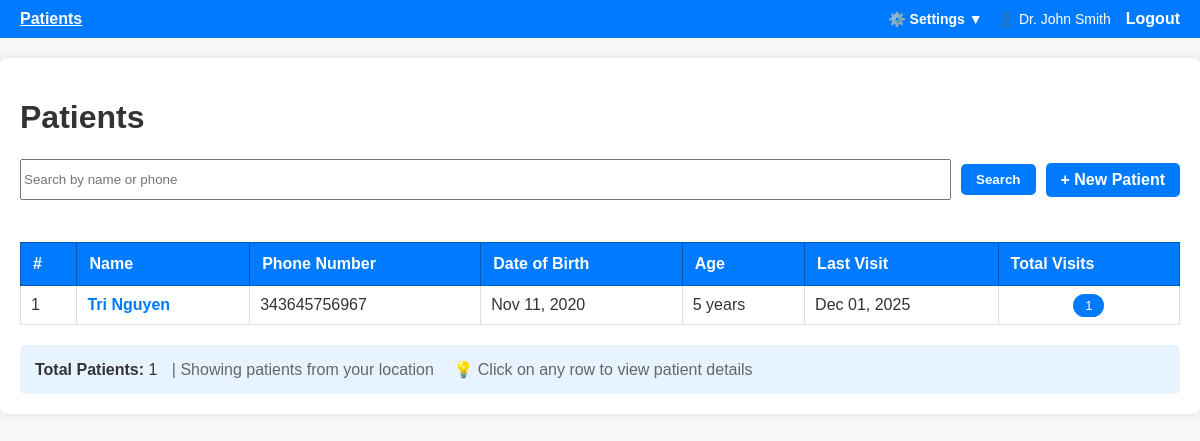
Page /patients/ (signed in) on the committed database.
### doctor_app/models.py (models this page shows, shortened)
class User(UserMixin, db.Model):
    id = db.Column(db.Integer, primary_key=True)
    username = db.Column(db.String(80), unique=True, nullable=False)
    password_hash = db.Column(db.String(255), nullable=False)
    role = db.Column(db.String(20), default="doctor")  # 'admin' or 'doctor'
    full_name = db.Column(db.String(120), nullable=True)
    email = db.Column(db.String(120), nullable=True)
    location = db.Column(db.String(120), nullable=True)  # NEW: Doctor's location/clinic
    created_at = db.Column(db.DateTime, default=datetime.utcnow)
    is_active = db.Column(db.Boolean, default=True)
    visits = db.relationship(
        "Visit", backref="creator", lazy=True, foreign_keys="Visit.created_by"
    )
    patients = db.relationship("Patient", backref="primary_doctor", lazy=True)
    def is_admin(self):
        return self.role == "admin"

class Patient(db.Model):
    id = db.Column(db.Integer, primary_key=True)
    full_name = db.Column(db.String(120), nullable=False, index=True)
    phone = db.Column(db.String(30), nullable=True, index=True)
    date_of_birth = db.Column(db.Date, nullable=True)
    created_at = db.Column(db.DateTime, default=datetime.utcnow)
    doctor_id = db.Column(
        db.Integer, db.ForeignKey("user.id"), nullable=True
    )  # NEW: Primary doctor
    visits = db.relationship(
        "Visit", backref="patient", lazy=True, cascade="all, delete-orphan"
    )

class Visit(db.Model):
    id = db.Column(db.Integer, primary_key=True)
    patient_id = db.Column(
        db.Integer, db.ForeignKey("patient.id"), nullable=False, index=True
    )
    visit_date = db.Column(db.DateTime, default=datetime.utcnow, index=True)
    clinician = db.Column(db.String(120), nullable=True)
    notes = db.Column(db.Text, nullable=True)
    created_by = db.Column(db.Integer, db.ForeignKey("user.id"), nullable=True)
    diagnoses = db.relationship(
        "Diagnosis", backref="visit", lazy=True, cascade="all, delete-orphan"
    )

### doctor_app/patients/routes.py (the view)
@bp.route("/", methods=["GET"])
@login_required
def list_patients():
    from flask_login import current_user
    q = request.args.get("q", "")
    if q:
        patients = (
            Patient.query.filter(
                (Patient.full_name.ilike(f"%{q}%")) | (Patient.phone.ilike(f"%{q}%"))
            )
            .order_by(Patient.full_name.asc())
            .all()
        )
    else:
        patients = (
            Patient.query.filter_by(doctor_id=current_user.id)
            .order_by(Patient.full_name.asc())
            .all()
        )
    return render_template(
        "patients/list.html", patients=patients, q=q, now=datetime.now()
    )

### doctor_app/auth/routes.py (called while the page is built)
@login_manager.user_loader
def load_user(user_id):
    return User.query.get(int(user_id))

### doctor_app/templates/patients/list.html (shortened to what this page needs)
{% extends 'base.html' %}
{% block content %}
<h1>Patients</h1>
<div class="search-bar" style="display: flex; gap: 10px; margin-bottom: 20px; flex-wrap: wrap; align-items: center;">
  <form method="get" style="display: flex; gap: 10px; flex: 1;">
    <input name="q" value="{{ q }}" placeholder="Search by name or phone" style="flex: 1;">
    <button type="submit" class="btn">Search</button>
  </form>
  <a href="{{ url_for('patients.new_patient') }}" class="btn">+ New Patient</a>
</div>
{% if patients %}
<div style="overflow-x: auto;">
  <table style="width: 100%; border-collapse: collapse; margin-top: 20px;">
    <thead>
      <tr style="background: #007bff; color: white;">
        <th style="padding: 12px; text-align: left; border: 1px solid #0056b3;">#</th>
        <th style="padding: 12px; text-align: left; border: 1px solid #0056b3;">Name</th>
        <th style="padding: 12px; text-align: left; border: 1px solid #0056b3;">Phone Number</th>
        <th style="padding: 12px; text-align: left; border: 1px solid #0056b3;">Date of Birth</th>
        <th style="padding: 12px; text-align: left; border: 1px solid #0056b3;">Age</th>
        <th style="padding: 12px; text-align: left; border: 1px solid #0056b3;">Last Visit</th>
        <th style="padding: 12px; text-align: left; border: 1px solid #0056b3;">Total Visits</th>
      </tr>
    </thead>
    <tbody>
      {% for p in patients %}
      <tr style="cursor: pointer;" onclick="window.location='{{ url_for('patients.patient_detail', patient_id=p.id) }}';" onmouseover="this.style.backgroundColor='#f0f8ff';" onmouseout="this.style.backgroundColor='';">
        <td style="padding: 10px; border: 1px solid #ddd;">{{ loop.index }}</td>
        <td style="padding: 10px; border: 1px solid #ddd;">
          <strong style="color: #007bff;">{{ p.full_name }}</strong>
        </td>
        <td style="padding: 10px; border: 1px solid #ddd;">
          {{ p.phone or '—' }}
        </td>
        <td style="padding: 10px; border: 1px solid #ddd;">
          {% if p.date_of_birth %}
            {{ p.date_of_birth.strftime('%b %d, %Y') }}
          {% else %}
            —
          {% endif %}
        </td>
        <td style="padding: 10px; border: 1px solid #ddd;">
          {% if p.date_of_birth %}
            {% set age = ((now.year - p.date_of_birth.year) - ((now.month, now.day) < (p.date_of_birth.month, p.date_of_birth.day))) %}
            {{ age }} years
          {% else %}
            —
          {% endif %}
        </td>
        <td style="padding: 10px; border: 1px solid #ddd;">
          {% if p.visits %}
            {% set last_visit = p.visits|sort(attribute='visit_date', reverse=True)|first %}
            {{ last_visit.visit_date.strftime('%b %d, %Y') }}
          {% else %}
            <span style="color: #999;">No visits</span>
          {% endif %}
        </td>
        <td style="padding: 10px; border: 1px solid #ddd; text-align: center;">
          <span style="background: #007bff; color: white; padding: 4px 12px; border-radius: 12px; font-size: 13px;">
            {{ p.visits|length }}
          </span>
        </td>
      </tr>
      {% endfor %}
    </tbody>
  </table>
</div>
<div style="margin-top: 20px; padding: 15px; background: #e7f3ff; border-radius: 5px;">
  <strong>Total Patients:</strong> {{ patients|length }}
  {% if q %}
  <span style="margin-left: 10px; color: #666;">| Showing search results for "{{ q }}"</span>
  <a href="{{ url_for('patients.list_patients') }}" style="margin-left: 10px; color: #007bff;">Clear search</a>
  {% else %}
  <span style="margin-left: 10px; color: #666;">| Showing patients from your location</span>
  {% endif %}
  <span style="margin-left: 15px; color: #666;">💡 Click on any row to view patient details</span>
</div>
{% endif %}
{% endblock %}

### doctor_app/templates/base.html (shortened to what this page needs)
<!doctype html>
<html lang="en">
<head>
  <link rel="stylesheet" href="{{ url_for('static', filename='style.css') }}">
</head>
<body>
  <nav>
    <a href="{{ url_for('patients.list_patients') }}" class="{% if request.endpoint == 'patients.list_patients' %}active{% endif %}">Patients</a>
    <div style="margin-left: auto; display: flex; align-items: center; gap: 15px;">
      <div class="dropdown" id="settingsDropdown">
        <button class="dropdown-button" onclick="toggleDropdown()">⚙️ Settings ▼</button>
      </div>
      <span style="color: #fff; font-size: 14px;">
        👤 {{ current_user.full_name or current_user.username }}
      </span>
      <a href="{{ url_for('auth.logout') }}">Logout</a>
    </div>
  </nav>
  <main>
    {% block content %}{% endblock %}
  </main>
</body>
</html>

### doctor_app/static/style.css (style rules this page uses)
body { font-family: Arial; background: #f7f7f7; color: #333; margin: 0; padding: 0; }
main { max-width: 1200px; margin: 20px auto; padding: 20px; background: #fff; border-radius: 8px; box-shadow: 0 0 8px rgba(0,0,0,0.1); }
nav { background: #007bff; padding: 10px 20px; display: flex; gap: 15px; }
nav a { color: #fff; text-decoration: none; font-weight: bold; }
nav a:hover, nav a.active { text-decoration: underline; }
.btn { padding: 8px 15px; border-radius: 5px; background: #007bff; color: #fff; text-decoration: none; font-weight: bold; display: inline-block; margin: 5px 0; cursor: pointer; border: none; }
table { width: 100%; border-collapse: collapse; margin-top: 20px; }
table thead tr { background: #007bff; color: white; }
table th { padding: 12px; text-align: left; border: 1px solid #0056b3; font-weight: bold; }
table td { padding: 10px; border: 1px solid #ddd; }
table tbody tr { border-bottom: 1px solid #ddd; transition: background-color 0.2s ease; }
.search-bar { display: flex; gap: 10px; margin-bottom: 20px; flex-wrap: wrap; }
.search-bar form { display: flex; gap: 10px; flex: 1; }
.search-bar input { flex: 1; }

### doctor_app/templates/base.html (style rules this page uses)
.dropdown { position: relative; display: inline-block; }
.dropdown-button { background: none; border: none; color: #fff; text-decoration: none; font-weight: bold; cursor: pointer; padding: 0; font-size: 14px; font-family: Arial; }

### rows in the picture
User: full_name "Dr. John Smith"
Patient: full_name "Tri Nguyen", phone "343645756967", date_of_birth "Nov 11, 2020", age "5", visits|length "1"
Visit: visit_date "Dec 01, 2025"

### other values in the picture
{{ patients|length }} "1"
